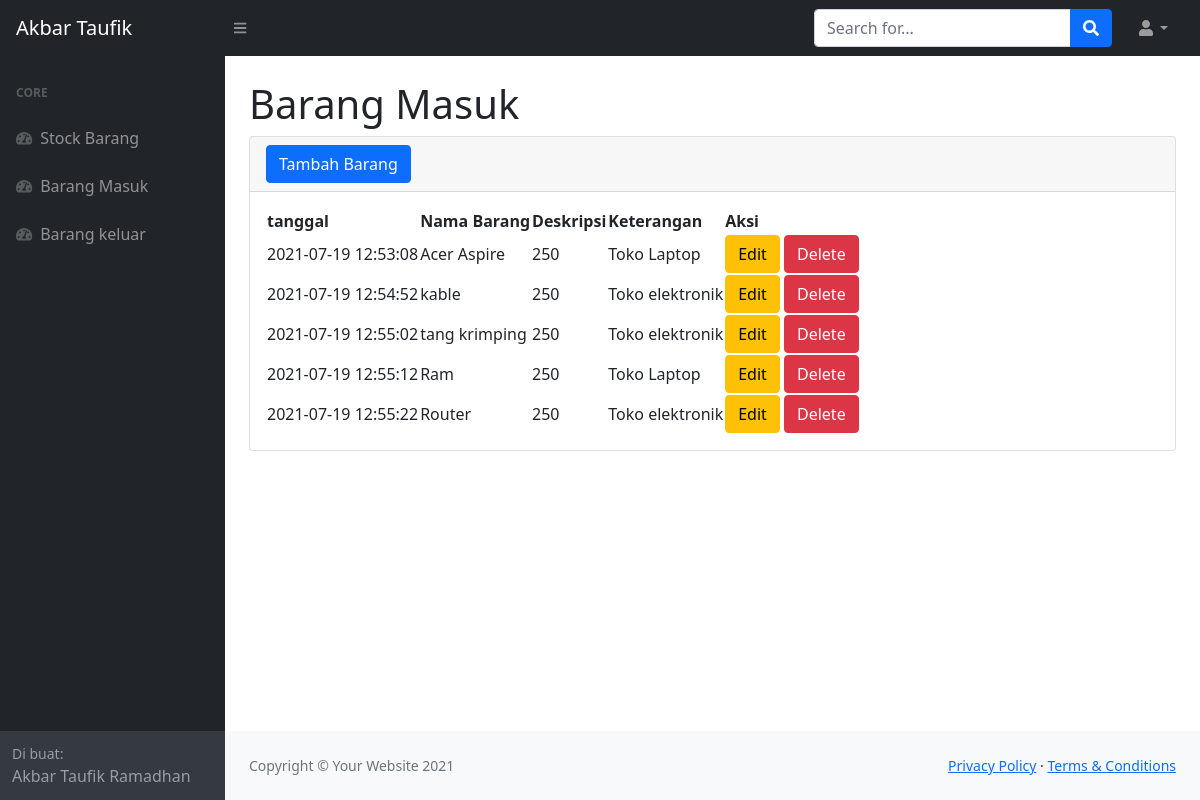
The page /masuk.php (signed in) on the database its author committed.
### tables this page shows
CREATE TABLE `masuk` (
  `idmasuk` int(11) NOT NULL,
  `idbarang` int(11) NOT NULL,
  `tanggal` timestamp NOT NULL DEFAULT current_timestamp(),
  `keterangan` varchar(30) NOT NULL,
  `qty` int(11) NOT NULL
);

CREATE TABLE `stock` (
  `idbarang` int(11) NOT NULL,
  `namabarang` varchar(30) NOT NULL,
  `deskripsi` varchar(30) NOT NULL,
  `stock` int(11) NOT NULL
);

### masuk.php (the view, shortened to what this page needs)
<?php
require 'function.php';
?>
<!DOCTYPE html>
<html lang="en">
    <head>
        <link href="https://cdn.jsdelivr.net/npm/simple-datatables@latest/dist/style.css" rel="stylesheet" />
        <link href="css/styles.css" rel="stylesheet" />
    </head>
    <body class="sb-nav-fixed">
        <nav class="sb-topnav navbar navbar-expand navbar-dark bg-dark">
            <a class="navbar-brand ps-3" href="index.php">Akbar Taufik</a>
            <button class="btn btn-link btn-sm order-1 order-lg-0 me-4 me-lg-0" id="sidebarToggle" href="#!"><i class="fas fa-bars"></i></button>
            <form class="d-none d-md-inline-block form-inline ms-auto me-0 me-md-3 my-2 my-md-0">
                <div class="input-group">
                    <input class="form-control" type="text" placeholder="Search for..." aria-label="Search for..." aria-describedby="btnNavbarSearch" />
                    <button class="btn btn-primary" id="btnNavbarSearch" type="button"><i class="fas fa-search"></i></button>
                </div>
            </form>
            <ul class="navbar-nav ms-auto ms-md-0 me-3 me-lg-4">
                <li class="nav-item dropdown">
                    <a class="nav-link dropdown-toggle" id="navbarDropdown" href="#" role="button" data-bs-toggle="dropdown" aria-expanded="false"><i class="fas fa-user fa-fw"></i></a>
                </li>
            </ul>
        </nav>
        <div id="layoutSidenav">
            <div id="layoutSidenav_nav">
                <nav class="sb-sidenav accordion sb-sidenav-dark" id="sidenavAccordion">
                    <div class="sb-sidenav-menu">
                        <div class="nav">
                            <div class="sb-sidenav-menu-heading">Core</div>
                            <a class="nav-link" href="index.php">
                                <div class="sb-nav-link-icon"><i class="fas fa-tachometer-alt"></i></div>
                                Stock Barang
                            </a>
                            <a class="nav-link" href="masuk.php">
                                <div class="sb-nav-link-icon"><i class="fas fa-tachometer-alt"></i></div>
                                Barang Masuk
                            </a>
                            <a class="nav-link" href="keluar.php">
                                <div class="sb-nav-link-icon"><i class="fas fa-tachometer-alt"></i></div>
                                Barang keluar
                            </a>
                        </div>
                    </div>
                    <div class="sb-sidenav-footer">
                        <div class="small">Di buat:</div>
                        Akbar Taufik Ramadhan
                    </div>
                </nav>
            </div>
            <div id="layoutSidenav_content">
                <main>
                    <div class="container-fluid px-4">
                        <h1 class="mt-4">Barang Masuk</h1>
                        <div class="card mb-4">
                        <div class="card-header">
                                <button type="button" class="btn btn-primary" data-bs-toggle="modal" data-bs-target="#exampleModal">
                                    Tambah Barang
                                </button>
                            </div>
                            <div class="card-body">
                                <table id="datatablesSimple">
                                    <thead>
                                        <tr>
                                            <th>tanggal</th>
                                            <th>Nama Barang</th>
                                            <th>Deskripsi</th>
                                            <th>Keterangan</th>
                                            <th>Aksi</th>
                                        </tr>
                                    </thead>
                                    <tbody>
                                    <?php
                                        $ambilsemuadatastock = mysqli_query($conn,"select * from masuk m, stock s where s.idbarang = m.idbarang");
                                        while($data=mysqli_fetch_array($ambilsemuadatastock)){
                                            $idm = $data['idmasuk'];
                                            $tanggal =  $data['tanggal'];
                                            $namabarang = $data['namabarang'];
                                            $qty = $data['qty'];
                                            $keterangan = $data['keterangan'];
                                        ?>
                                        <tr>
                                            <td><?=$tanggal;?></td>
                                            <td><?=$namabarang;?></td>
                                            <td><?=$qty;?></td>
                                            <td><?=$keterangan;?></td>
                                            <td>
                                                <button type="button" class="btn btn-warning" data-bs-toggle="modal" data-bs-target="#edit<?=$idm;?>">
                                                    Edit
                                                </button>
                                                <button type="button" class="btn btn-danger" data-bs-toggle="modal" data-bs-target="#delete<?=$idm;?>">
                                                    Delete
                                                </button>
                                            <td>
                                        </tr>
                                        <?php
                                        };
                                        ?>
                                    </tbody>
                                </table>
                            </div>
                        </div>
                    </div>
                </main>
                <footer class="py-4 bg-light mt-auto">
                    <div class="container-fluid px-4">
                        <div class="d-flex align-items-center justify-content-between small">
                            <div class="text-muted">Copyright &copy; Your Website 2021</div>
                            <div>
                                <a href="#">Privacy Policy</a>
                                &middot;
                                <a href="#">Terms &amp; Conditions</a>
                            </div>
                        </div>
                    </div>
                </footer>
            </div>
        </div>
    </body>
</html>

### rows shown on the page
masuk: tanggal "2021-07-19 12:53:08", idbarang.namabarang "Acer Aspire", qty "250", keterangan "Toko Laptop"
masuk: tanggal "2021-07-19 12:54:52", idbarang.namabarang "kable", qty "250", keterangan "Toko elektronik"
masuk: tanggal "2021-07-19 12:55:02", idbarang.namabarang "tang krimping", qty "250", keterangan "Toko elektronik"
masuk: tanggal "2021-07-19 12:55:12", idbarang.namabarang "Ram", qty "250", keterangan "Toko Laptop"
masuk: tanggal "2021-07-19 12:55:22", idbarang.namabarang "Router", qty "250", keterangan "Toko elektronik"
